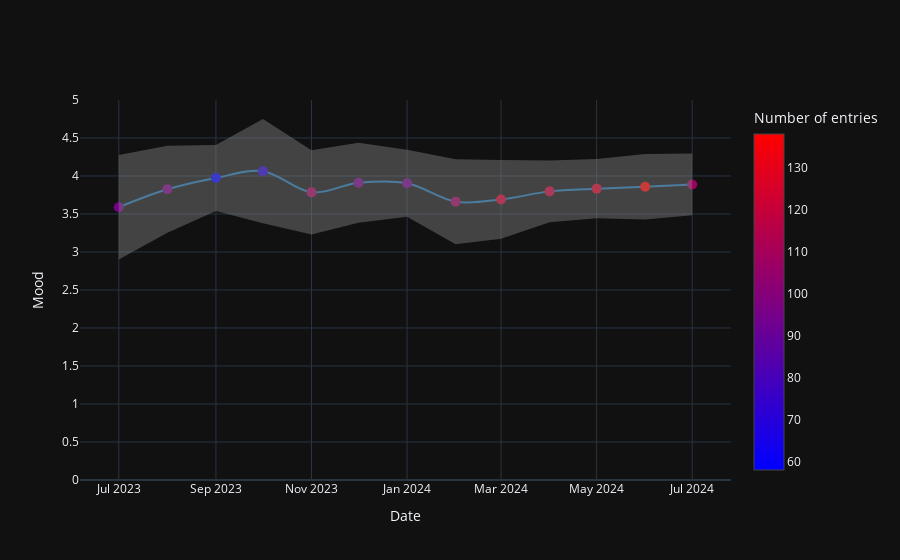

Notebook cell for this chart:
### Code cell
df.mood_plot('month')

### Figure 1 — Plotly figure (JSON) as saved in the notebook; plotly's stock layout.template omitted (floating-point values rounded to 4 significant figures)
{"data": [{"line": {"color": "rgb(31, 119, 180)", "shape": "spline"}, "marker": {"color": [95, 97, 58, 71, 109, 95, 94, 108, 123, 121, 126, 138, 108], "colorbar": {"title": {"text": "Number of entries"}}, "colorscale": [[0, "rgb(0,0,255)"], [1, "rgb(255,0,0)"]], "showscale": true, "size": 10}, "mode": "lines+markers", "name": "avg", "type": "scatter", "x": ["2023-07-01", "2023-08-01", "2023-09-01", "2023-10-01", "2023-11-01", "2023-12-01", "2024-01-01", "2024-02-01", "2024-03-01", "2024-04-01", "2024-05-01", "2024-06-01", "2024-07-01"], "y": [3.589, 3.825, 3.974, 4.063, 3.784, 3.911, 3.904, 3.662, 3.691, 3.798, 3.833, 3.859, 3.889]}, {"line": {"width": 0}, "marker": {"color": "#444"}, "mode": "lines", "name": "avg+std", "showlegend": false, "type": "scatter", "x": ["2023-07-01", "2023-08-01", "2023-09-01", "2023-10-01", "2023-11-01", "2023-12-01", "2024-01-01", "2024-02-01", "2024-03-01", "2024-04-01", "2024-05-01", "2024-06-01", "2024-07-01"], "y": [4.277, 4.398, 4.408, 4.75, 4.339, 4.436, 4.346, 4.221, 4.209, 4.204, 4.223, 4.29, 4.295]}, {"fill": "tonexty", "fillcolor": "rgba(130, 130, 130, 0.45)", "line": {"width": 0}, "marker": {"color": "#444"}, "mode": "lines", "name": "avg-std", "showlegend": false, "type": "scatter", "x": ["2023-07-01", "2023-08-01", "2023-09-01", "2023-10-01", "2023-11-01", "2023-12-01", "2024-01-01", "2024-02-01", "2024-03-01", "2024-04-01", "2024-05-01", "2024-06-01", "2024-07-01"], "y": [2.902, 3.252, 3.541, 3.377, 3.23, 3.385, 3.463, 3.103, 3.173, 3.391, 3.443, 3.427, 3.483]}], "layout": {"hovermode": "x", "showlegend": false, "xaxis": {"title": {"text": "Date"}}, "yaxis": {"rangemode": "tozero", "title": {"text": "Mood"}}}}
